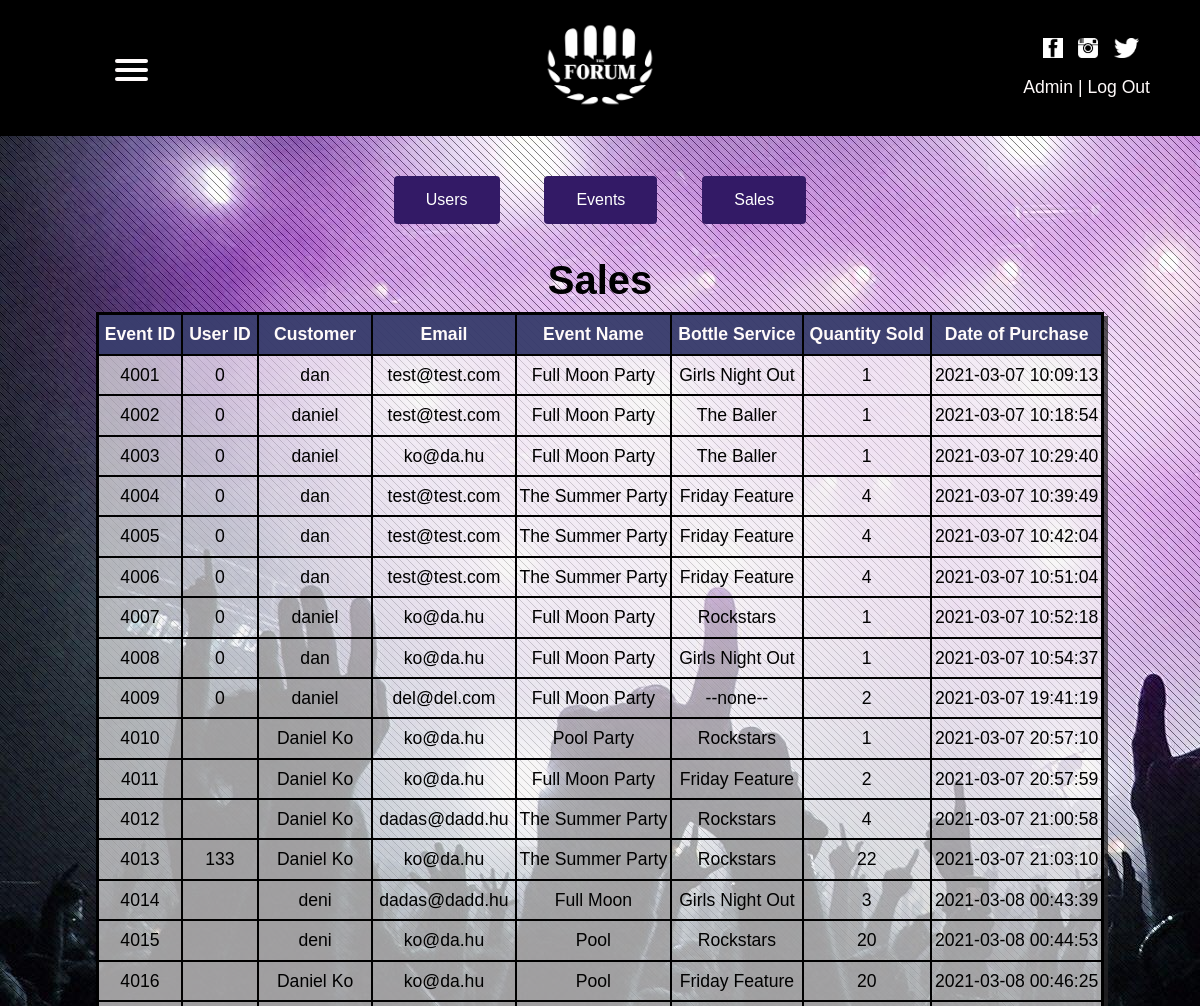
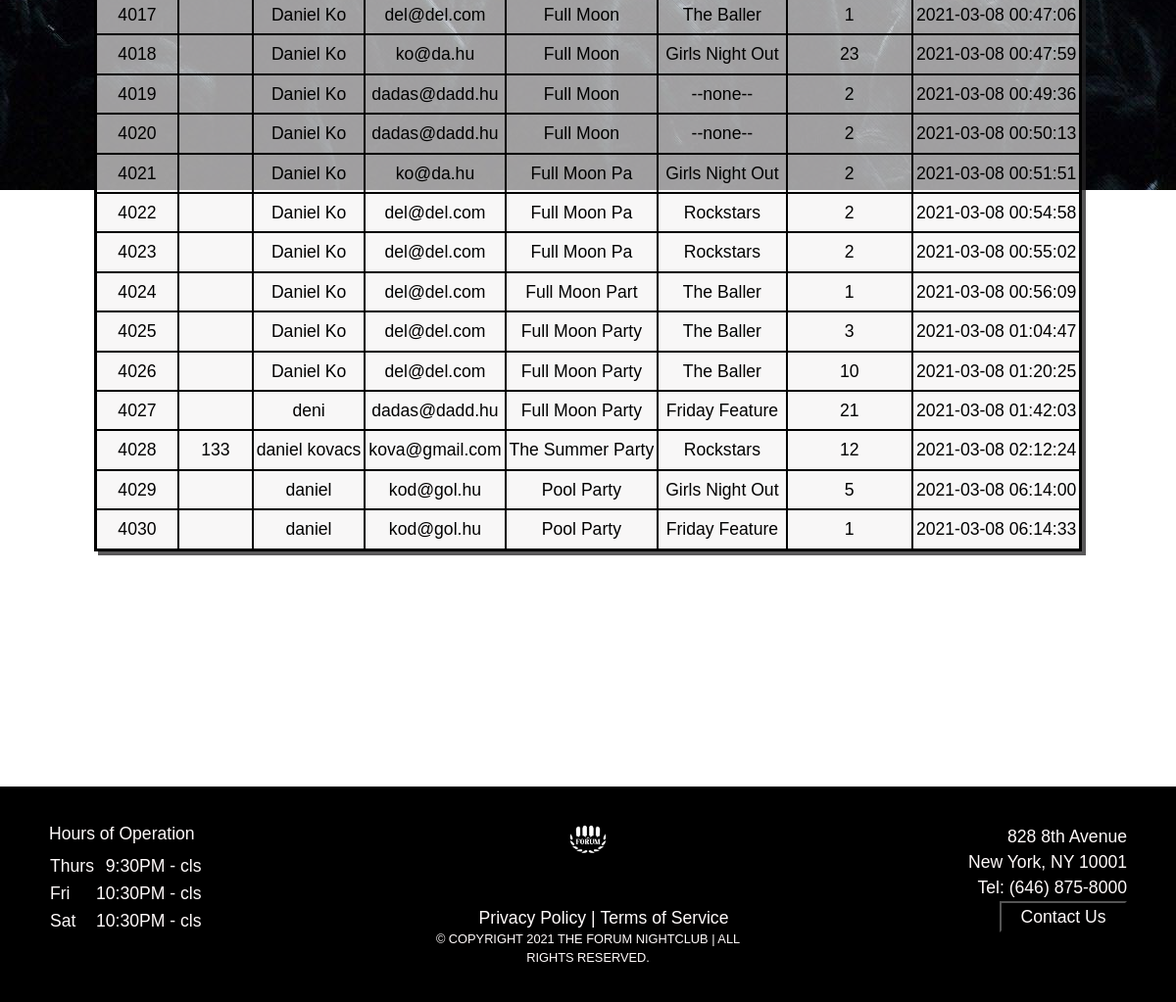
The app's page /purchase_retrieve.php (signed in) with its own data (2 pictures, top to bottom).
### tables this page shows
CREATE TABLE `purchases` (
  `purchase_id` int(11) NOT NULL,
  `user_id` int(11) DEFAULT NULL,
  `customer` varchar(60) NOT NULL,
  `email` varchar(60) NOT NULL,
  `event_name` varchar(60) NOT NULL,
  `bottle_service` varchar(60) NOT NULL,
  `ticket_amnt` int(11) NOT NULL,
  `date_of_purchase` timestamp NULL DEFAULT NULL
);

### purchase_retrieve.php (the view, shortened to what this page needs)
<?php
    include "header.php";
    include "db.php";
?>
<div class="panel">
    <button class="button2" type="button" onclick="document.location='user_retrieve.php'">Users</button>
    <button class="button2" type="button" onclick="document.location='ticket_retrieve.php'">Events </button>
    <button class="button2" type="button" onclick="document.location='purchase_retrieve.php'">Sales</button>
</div>
<h1>Sales</h1>
<div class=main>
    <table class='id-table'>
        <tr>
            <th>Event ID</th>
            <th>User ID</th>
            <th>Customer</th>
            <th>Email</th>
            <th>Event Name</th>
            <th>Bottle Service</th>
            <th>Quantity Sold</th>
            <th>Date of Purchase</th>
        </tr>
        <tr>
            <?php
            $sql = "select * from purchases";
            $result = $conn->query($sql);
            if($result ->num_rows > 0) {
                while($row = $result ->fetch_assoc()){
                    echo
                    "<tbody>
                        <tr>
                            <td>". $row["purchase_id"] ."</td>
                            <td>". $row["user_id"]."</td>
                            <td>". $row["customer"]."</td>
                            <td>". $row["email"]."</td>
                            <td>". $row["event_name"]."</td>
                            <td>". $row["bottle_service"]."</td>
                            <td>". $row["ticket_amnt"]."</td>
                            <td>". $row["date_of_purchase"]."</td>
                        </tr>
                    <tbody>";
                }
                echo "</table>";
            }
            else
            {
                echo "no results";
            }
            ?>
</div>
<?php
include 'footer.php';
?>

### style_pages.css (style rules this page uses)
body { font-family: 'Gill Sans', 'Gill Sans MT', 'Calibri', 'Trebuchet MS', sans-serif; font-size: 1.1rem; margin: 0; padding: 0; background-image: url("Img/bk2.jpg"); background-repeat: no-repeat; background-attachment: fixed; color: snow; }
h1 { text-align: center; padding-top: 1%; color: black; font-weight: 800; }
* { box-sizing: border-box; }
.id-table { background-color: rgba(245, 243, 243, 0.651); border: 3px black solid; margin: auto; width: auto; color: black; text-align: center; box-shadow: 4px 4px rgba(36, 35, 37, 0.753); margin-bottom: 20%; }
.id-table th { border: 2px black solid; padding: 6px; background-color:rgba(48, 52, 102, 0.925); color: snow; }
.id-table td { border: 2px black solid; padding: 6px 3px; }
.panel { text-align: center; margin-top: 20px; }
.button2 { background-color: #331a66; border: none; color: white; padding: 12px 32px; margin: 20px; text-align: center; text-decoration: none; display: inline-block; font-size: 16px; box-shadow: black; border-radius: 4px; }

### records on screen
purchases: purchase_id "4001", user "0", customer "dan", email "test@test.com", event_name "Full Moon Party", bottle_service "Girls Night Out", ticket_amnt "1", date_of_purchase "2021-03-07 10:09:13"
purchases: purchase_id "4002", user "0", customer "daniel", email "test@test.com", event_name "Full Moon Party", bottle_service "The Baller", ticket_amnt "1", date_of_purchase "2021-03-07 10:18:54"
purchases: purchase_id "4003", user "0", customer "daniel", email "ko@da.hu", event_name "Full Moon Party", bottle_service "The Baller", ticket_amnt "1", date_of_purchase "2021-03-07 10:29:40"
purchases: purchase_id "4004", user "0", customer "dan", email "test@test.com", event_name "The Summer Party", bottle_service "Friday Feature", ticket_amnt "4", date_of_purchase "2021-03-07 10:39:49"
purchases: purchase_id "4005", user "0", customer "dan", email "test@test.com", event_name "The Summer Party", bottle_service "Friday Feature", ticket_amnt "4", date_of_purchase "2021-03-07 10:42:04"
purchases: purchase_id "4006", user "0", customer "dan", email "test@test.com", event_name "The Summer Party", bottle_service "Friday Feature", ticket_amnt "4", date_of_purchase "2021-03-07 10:51:04"
purchases: purchase_id "4007", user "0", customer "daniel", email "ko@da.hu", event_name "Full Moon Party", bottle_service "Rockstars", ticket_amnt "1", date_of_purchase "2021-03-07 10:52:18"
purchases: purchase_id "4008", user "0", customer "dan", email "ko@da.hu", event_name "Full Moon Party", bottle_service "Girls Night Out", ticket_amnt "1", date_of_purchase "2021-03-07 10:54:37"
purchases: purchase_id "4009", user "0", customer "daniel", email "del@del.com", event_name "Full Moon Party", bottle_service "--none--", ticket_amnt "2", date_of_purchase "2021-03-07 19:41:19"
purchases: purchase_id "4010", customer "Daniel Ko", email "ko@da.hu", event_name "Pool Party", bottle_service "Rockstars", ticket_amnt "1", date_of_purchase "2021-03-07 20:57:10"
purchases: purchase_id "4011", customer "Daniel Ko", email "ko@da.hu", event_name "Full Moon Party", bottle_service "Friday Feature", ticket_amnt "2", date_of_purchase "2021-03-07 20:57:59"
purchases: purchase_id "4012", customer "Daniel Ko", email "dadas@dadd.hu", event_name "The Summer Party", bottle_service "Rockstars", ticket_amnt "4", date_of_purchase "2021-03-07 21:00:58"
purchases: purchase_id "4013", user "133", customer "Daniel Ko", email "ko@da.hu", event_name "The Summer Party", bottle_service "Rockstars", ticket_amnt "22", date_of_purchase "2021-03-07 21:03:10"
purchases: purchase_id "4014", customer "deni", email "dadas@dadd.hu", event_name "Full Moon", bottle_service "Girls Night Out", ticket_amnt "3", date_of_purchase "2021-03-08 00:43:39"
purchases: purchase_id "4015", customer "deni", email "ko@da.hu", event_name "Pool", bottle_service "Rockstars", ticket_amnt "20", date_of_purchase "2021-03-08 00:44:53"
purchases: purchase_id "4016", customer "Daniel Ko", email "ko@da.hu", event_name "Pool", bottle_service "Friday Feature", ticket_amnt "20", date_of_purchase "2021-03-08 00:46:25"
purchases: purchase_id "4017", customer "Daniel Ko", email "del@del.com", event_name "Full Moon", bottle_service "The Baller", ticket_amnt "1", date_of_purchase "2021-03-08 00:47:06"
purchases: purchase_id "4018", customer "Daniel Ko", email "ko@da.hu", event_name "Full Moon", bottle_service "Girls Night Out", ticket_amnt "23", date_of_purchase "2021-03-08 00:47:59"
purchases: purchase_id "4019", customer "Daniel Ko", email "dadas@dadd.hu", event_name "Full Moon", bottle_service "--none--", ticket_amnt "2", date_of_purchase "2021-03-08 00:49:36"
purchases: purchase_id "4020", customer "Daniel Ko", email "dadas@dadd.hu", event_name "Full Moon", bottle_service "--none--", ticket_amnt "2", date_of_purchase "2021-03-08 00:50:13"
purchases: purchase_id "4021", customer "Daniel Ko", email "ko@da.hu", event_name "Full Moon Pa", bottle_service "Girls Night Out", ticket_amnt "2", date_of_purchase "2021-03-08 00:51:51"
purchases: purchase_id "4022", customer "Daniel Ko", email "del@del.com", event_name "Full Moon Pa", bottle_service "Rockstars", ticket_amnt "2", date_of_purchase "2021-03-08 00:54:58"
purchases: purchase_id "4023", customer "Daniel Ko", email "del@del.com", event_name "Full Moon Pa", bottle_service "Rockstars", ticket_amnt "2", date_of_purchase "2021-03-08 00:55:02"
purchases: purchase_id "4024", customer "Daniel Ko", email "del@del.com", event_name "Full Moon Part", bottle_service "The Baller", ticket_amnt "1", date_of_purchase "2021-03-08 00:56:09"
purchases: purchase_id "4025", customer "Daniel Ko", email "del@del.com", event_name "Full Moon Party", bottle_service "The Baller", ticket_amnt "3", date_of_purchase "2021-03-08 01:04:47"
purchases: purchase_id "4026", customer "Daniel Ko", email "del@del.com", event_name "Full Moon Party", bottle_service "The Baller", ticket_amnt "10", date_of_purchase "2021-03-08 01:20:25"
purchases: purchase_id "4027", customer "deni", email "dadas@dadd.hu", event_name "Full Moon Party", bottle_service "Friday Feature", ticket_amnt "21", date_of_purchase "2021-03-08 01:42:03"
purchases: purchase_id "4028", user "133", customer "daniel kovacs", email "kova@gmail.com", event_name "The Summer Party", bottle_service "Rockstars", ticket_amnt "12", date_of_purchase "2021-03-08 02:12:24"
purchases: purchase_id "4029", customer "daniel", email "kod@gol.hu", event_name "Pool Party", bottle_service "Girls Night Out", ticket_amnt "5", date_of_purchase "2021-03-08 06:14:00"
purchases: purchase_id "4030", customer "daniel", email "kod@gol.hu", event_name "Pool Party", bottle_service "Friday Feature", ticket_amnt "1", date_of_purchase "2021-03-08 06:14:33"
